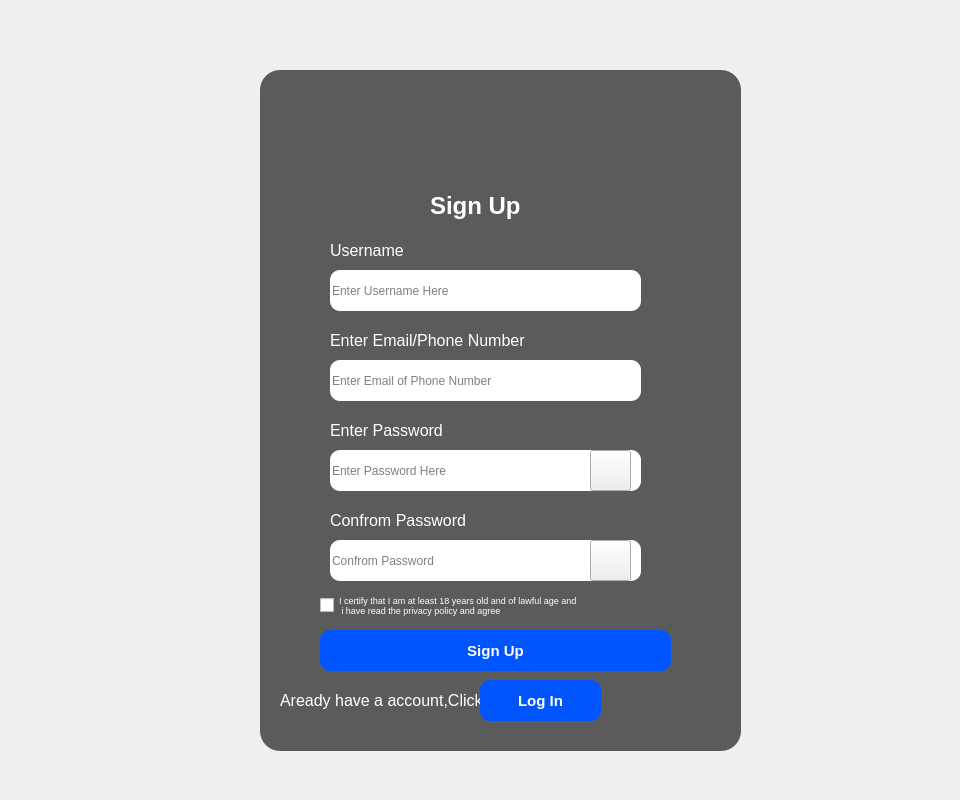
<?xml version="1.0" encoding="UTF-8"?>
<ui version="4.0">
 <class>Form</class>
 <widget class="QWidget" name="Form">
  <property name="geometry">
   <rect>
    <x>0</x>
    <y>0</y>
    <width>960</width>
    <height>800</height>
   </rect>
  </property>
  <property name="windowTitle">
   <string>Form</string>
  </property>
  <widget class="QLabel" name="label">
   <property name="geometry">
    <rect>
     <x>0</x>
     <y>0</y>
     <width>961</width>
     <height>801</height>
    </rect>
   </property>
   <property name="text">
    <string/>
   </property>
   <property name="pixmap">
    <pixmap>../Img/laptops-modern-electronics-store-computer-department-technology-140964701.webp</pixmap>
   </property>
   <property name="scaledContents">
    <bool>true</bool>
   </property>
  </widget>
  <widget class="QLabel" name="label_2">
   <property name="geometry">
    <rect>
     <x>260</x>
     <y>70</y>
     <width>481</width>
     <height>681</height>
    </rect>
   </property>
   <property name="styleSheet">
    <string notr="true">background-color: rgba(50, 50, 50, 200); /* Dark gray with transparency */
border-radius: 20px;                    /* Curved edges */
</string>
   </property>
   <property name="text">
    <string/>
   </property>
   <property name="pixmap">
    <pixmap>Img/blank..png</pixmap>
   </property>
  </widget>
  <widget class="QLabel" name="label_3">
   <property name="geometry">
    <rect>
     <x>370</x>
     <y>90</y>
     <width>261</width>
     <height>81</height>
    </rect>
   </property>
   <property name="text">
    <string/>
   </property>
   <property name="pixmap">
    <pixmap>../Img/Logo.png</pixmap>
   </property>
   <property name="scaledContents">
    <bool>true</bool>
   </property>
  </widget>
  <widget class="QLabel" name="label_4">
   <property name="geometry">
    <rect>
     <x>430</x>
     <y>150</y>
     <width>221</width>
     <height>111</height>
    </rect>
   </property>
   <property name="font">
    <font>
     <pointsize>18</pointsize>
     <bold>true</bold>
    </font>
   </property>
   <property name="styleSheet">
    <string notr="true">color: rgb(255, 255, 255);</string>
   </property>
   <property name="text">
    <string>Sign Up</string>
   </property>
  </widget>
  <widget class="QLineEdit" name="txt_name">
   <property name="geometry">
    <rect>
     <x>330</x>
     <y>270</y>
     <width>311</width>
     <height>41</height>
    </rect>
   </property>
   <property name="styleSheet">
    <string notr="true">border-radius: 10px;
</string>
   </property>
   <property name="placeholderText">
    <string>Enter Username Here</string>
   </property>
  </widget>
  <widget class="QLineEdit" name="txt_email">
   <property name="geometry">
    <rect>
     <x>330</x>
     <y>360</y>
     <width>311</width>
     <height>41</height>
    </rect>
   </property>
   <property name="styleSheet">
    <string notr="true">border-radius: 10px;
</string>
   </property>
   <property name="placeholderText">
    <string>Enter Email of Phone Number</string>
   </property>
  </widget>
  <widget class="QLineEdit" name="txt_password">
   <property name="geometry">
    <rect>
     <x>330</x>
     <y>450</y>
     <width>311</width>
     <height>41</height>
    </rect>
   </property>
   <property name="styleSheet">
    <string notr="true">border-radius: 10px;
</string>
   </property>
   <property name="echoMode">
    <enum>QLineEdit::EchoMode::Password</enum>
   </property>
   <property name="placeholderText">
    <string>Enter Password Here</string>
   </property>
  </widget>
  <widget class="QLabel" name="label_5">
   <property name="geometry">
    <rect>
     <x>330</x>
     <y>240</y>
     <width>81</width>
     <height>20</height>
    </rect>
   </property>
   <property name="font">
    <font>
     <pointsize>12</pointsize>
    </font>
   </property>
   <property name="styleSheet">
    <string notr="true">Color:rgb(255, 255, 255)</string>
   </property>
   <property name="text">
    <string>Username</string>
   </property>
  </widget>
  <widget class="QLabel" name="label_6">
   <property name="geometry">
    <rect>
     <x>330</x>
     <y>330</y>
     <width>211</width>
     <height>20</height>
    </rect>
   </property>
   <property name="font">
    <font>
     <pointsize>12</pointsize>
    </font>
   </property>
   <property name="styleSheet">
    <string notr="true">Color:rgb(255, 255, 255)</string>
   </property>
   <property name="text">
    <string>Enter Email/Phone Number</string>
   </property>
  </widget>
  <widget class="QLabel" name="label_7">
   <property name="geometry">
    <rect>
     <x>330</x>
     <y>420</y>
     <width>211</width>
     <height>20</height>
    </rect>
   </property>
   <property name="font">
    <font>
     <pointsize>12</pointsize>
    </font>
   </property>
   <property name="styleSheet">
    <string notr="true">Color:rgb(255, 255, 255)</string>
   </property>
   <property name="text">
    <string>Enter Password</string>
   </property>
  </widget>
  <widget class="QLineEdit" name="txt_confirm_password">
   <property name="geometry">
    <rect>
     <x>330</x>
     <y>540</y>
     <width>311</width>
     <height>41</height>
    </rect>
   </property>
   <property name="styleSheet">
    <string notr="true">border-radius: 10px;
</string>
   </property>
   <property name="echoMode">
    <enum>QLineEdit::EchoMode::Password</enum>
   </property>
   <property name="placeholderText">
    <string>Confrom Password</string>
   </property>
  </widget>
  <widget class="QLabel" name="label_8">
   <property name="geometry">
    <rect>
     <x>330</x>
     <y>510</y>
     <width>211</width>
     <height>20</height>
    </rect>
   </property>
   <property name="font">
    <font>
     <pointsize>12</pointsize>
    </font>
   </property>
   <property name="styleSheet">
    <string notr="true">Color:rgb(255, 255, 255)</string>
   </property>
   <property name="text">
    <string>Confrom Password</string>
   </property>
  </widget>
  <widget class="QLabel" name="label_10">
   <property name="geometry">
    <rect>
     <x>590</x>
     <y>540</y>
     <width>41</width>
     <height>41</height>
    </rect>
   </property>
   <property name="text">
    <string/>
   </property>
   <property name="pixmap">
    <pixmap>Img/eyes_02.png</pixmap>
   </property>
   <property name="scaledContents">
    <bool>true</bool>
   </property>
  </widget>
  <widget class="QCheckBox" name="checkBox">
   <property name="geometry">
    <rect>
     <x>320</x>
     <y>580</y>
     <width>331</width>
     <height>51</height>
    </rect>
   </property>
   <property name="font">
    <font>
     <pointsize>7</pointsize>
    </font>
   </property>
   <property name="styleSheet">
    <string notr="true">Color:rgb(255, 255, 255)</string>
   </property>
   <property name="text">
    <string>I certify that I am at least 18 years old and of lawful age and 
 i have read the privacy policy and agree </string>
   </property>
  </widget>
  <widget class="QPushButton" name="btn_sign_up">
   <property name="geometry">
    <rect>
     <x>320</x>
     <y>630</y>
     <width>351</width>
     <height>41</height>
    </rect>
   </property>
   <property name="font">
    <font>
     <pointsize>11</pointsize>
     <bold>true</bold>
    </font>
   </property>
   <property name="styleSheet">
    <string notr="true">color: rgb(255, 255, 255);
background-color: rgb(0, 85, 255);
border-radius: 10px;
</string>
   </property>
   <property name="text">
    <string>Sign Up</string>
   </property>
  </widget>
  <widget class="QLabel" name="label_11">
   <property name="geometry">
    <rect>
     <x>280</x>
     <y>690</y>
     <width>211</width>
     <height>20</height>
    </rect>
   </property>
   <property name="font">
    <font>
     <pointsize>12</pointsize>
    </font>
   </property>
   <property name="styleSheet">
    <string notr="true">Color:rgb(255, 255, 255)</string>
   </property>
   <property name="text">
    <string>Aready have a account,Click</string>
   </property>
  </widget>
  <widget class="QPushButton" name="btn_login">
   <property name="geometry">
    <rect>
     <x>480</x>
     <y>680</y>
     <width>121</width>
     <height>41</height>
    </rect>
   </property>
   <property name="font">
    <font>
     <pointsize>11</pointsize>
     <bold>true</bold>
    </font>
   </property>
   <property name="styleSheet">
    <string notr="true">color: rgb(255, 255, 255);
background-color: rgb(0, 85, 255);
border-radius: 10px;
</string>
   </property>
   <property name="text">
    <string>Log In</string>
   </property>
  </widget>
  <widget class="QPushButton" name="btn_eye">
   <property name="geometry">
    <rect>
     <x>590</x>
     <y>450</y>
     <width>41</width>
     <height>41</height>
    </rect>
   </property>
   <property name="text">
    <string/>
   </property>
   <property name="icon">
    <iconset>
     <normaloff>../Img/eye-slash-regular (1).svg</normaloff>../Img/eye-slash-regular (1).svg</iconset>
   </property>
   <property name="iconSize">
    <size>
     <width>32</width>
     <height>32</height>
    </size>
   </property>
  </widget>
  <widget class="QPushButton" name="btn_eye_cp">
   <property name="geometry">
    <rect>
     <x>590</x>
     <y>540</y>
     <width>41</width>
     <height>41</height>
    </rect>
   </property>
   <property name="text">
    <string/>
   </property>
   <property name="icon">
    <iconset>
     <normaloff>../Img/eye-slash-regular (1).svg</normaloff>../Img/eye-slash-regular (1).svg</iconset>
   </property>
   <property name="iconSize">
    <size>
     <width>32</width>
     <height>32</height>
    </size>
   </property>
  </widget>
 </widget>
 <resources/>
 <connections/>
</ui>
